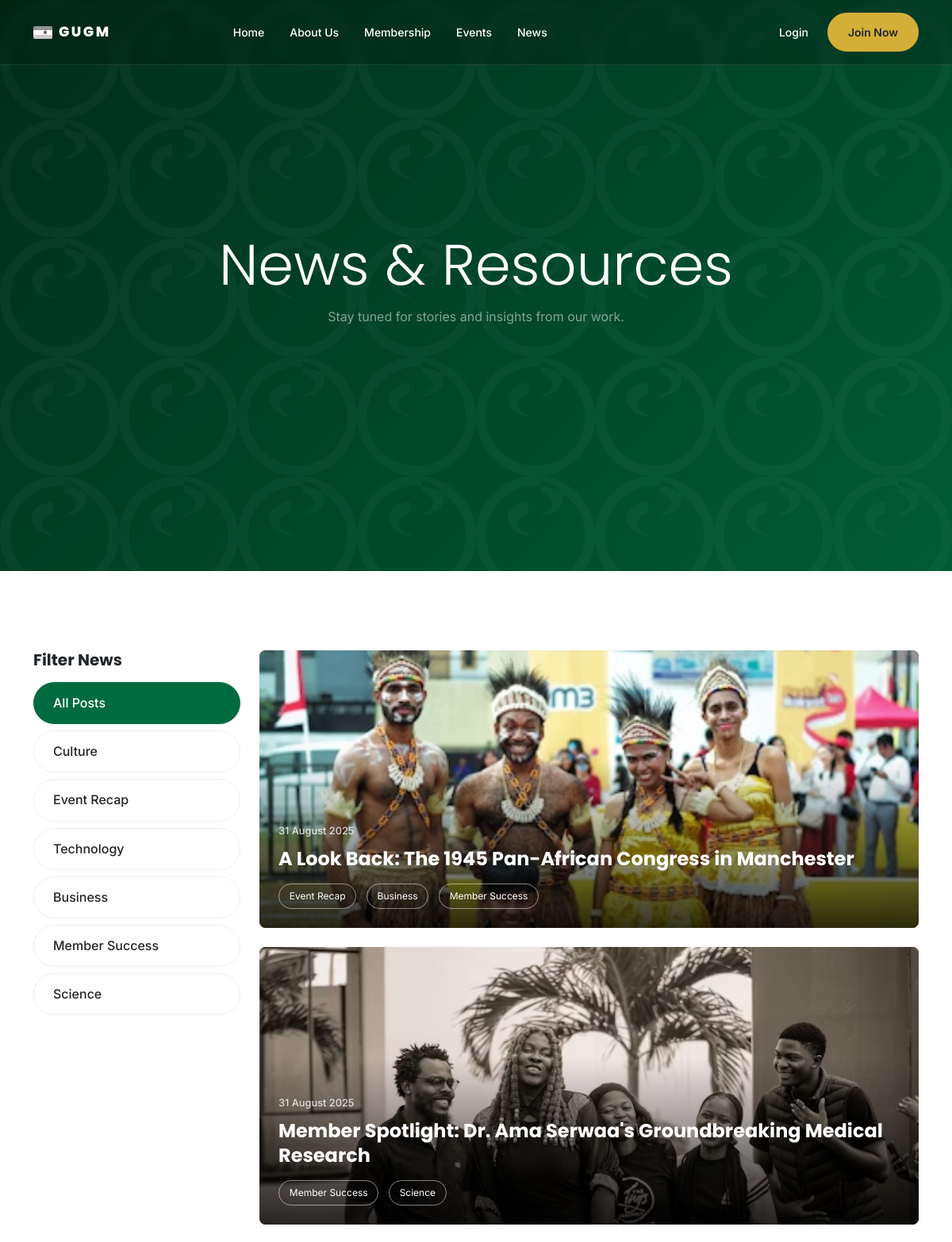
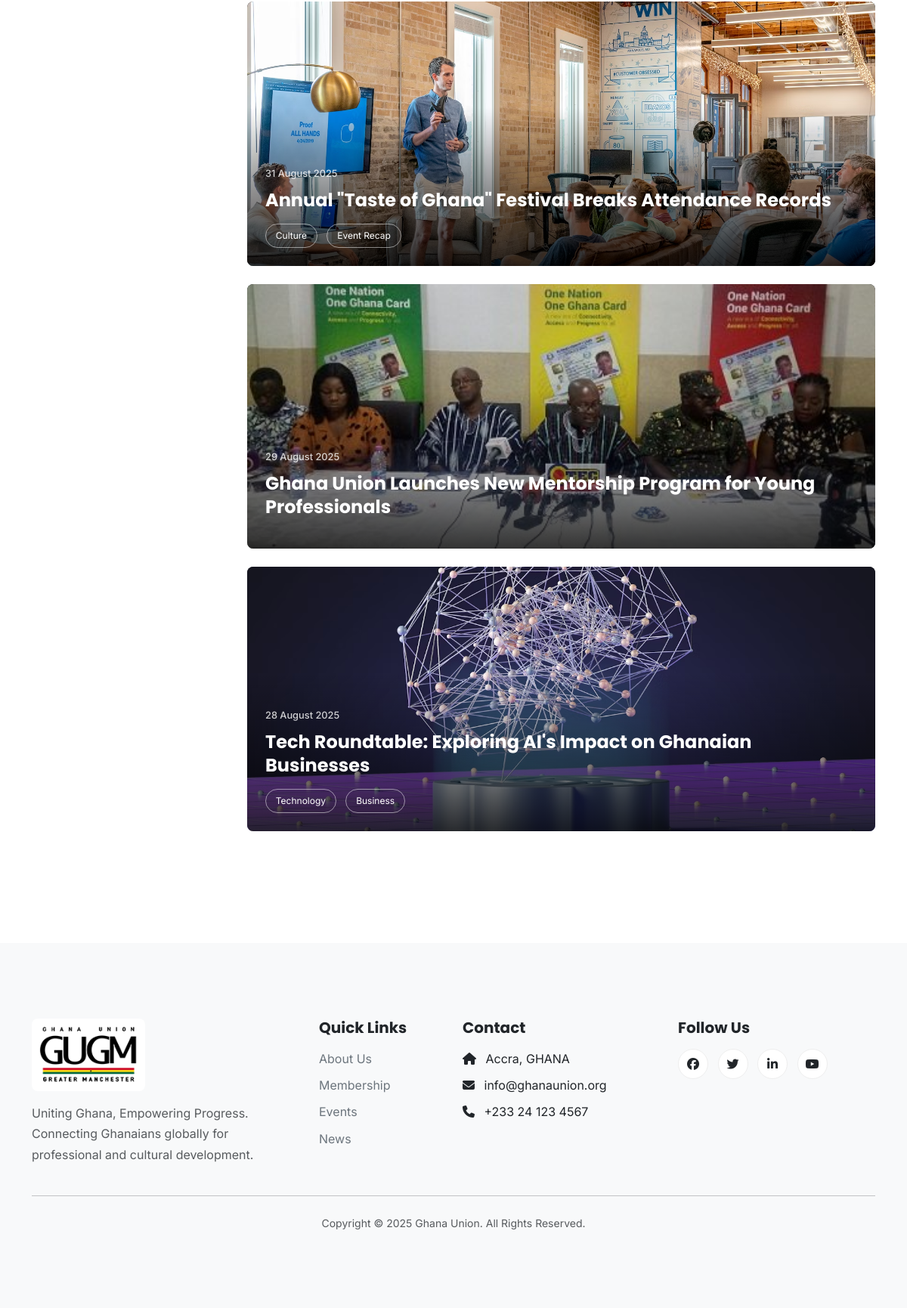
Page /news/ on the committed database (2 pictures, top to bottom).
### apps/news/models.py (models this page shows, shortened)
class Tag(models.Model):
    name = models.CharField(max_length=50, unique=True)

class NewsPost(models.Model):
    title = models.CharField(max_length=200)
    content = models.TextField()
    featured_image = models.ImageField(upload_to='news_images/', help_text="Image should be 1200x800 pixels.")
    author = models.ForeignKey(
        settings.AUTH_USER_MODEL,
        on_delete=models.SET_NULL,
        null=True
    )
    published_date = models.DateTimeField()
    is_featured = models.BooleanField(default=False, help_text="Featured posts may appear on the homepage.")
    tags = models.ManyToManyField(Tag, blank=True)
    created_at = models.DateTimeField(auto_now_add=True)
    updated_at = models.DateTimeField(auto_now=True)
    class Meta:
        ordering = ['-published_date']

### apps/news/views.py (the view)
# urls.py: path('', views.NewsListView.as_view(), name='list'),
class NewsListView(ListView):
    model = NewsPost
    template_name = 'pages/news_list.html'
    context_object_name = 'posts'
    paginate_by = 6
    def get_queryset(self):
        queryset = NewsPost.objects.filter(published_date__lte=timezone.now()).order_by('-published_date')
        query = self.request.GET.get('q')
        if query:
            queryset = queryset.filter(
                Q(title__icontains=query) | Q(content__icontains=query)
            )
        tag_name = self.kwargs.get('tag_name')
        if tag_name:
            queryset = queryset.filter(tags__name__iexact=tag_name)
        return queryset
    def get_context_data(self, **kwargs):
        context = super().get_context_data(**kwargs)
        context['tags'] = Tag.objects.all()
        context['current_tag'] = self.kwargs.get('tag_name')
        context['search_query'] = self.request.GET.get('q', '')
        return context

### templates/pages/news_list.html (shortened to what this page needs)
{% extends 'base.html' %}
{% block content %}
<section class="visual-hero animated-gradient-hero">
    <div class="container h-100">
        <div class="row h-100 align-items-center justify-content-center">
            <div class="col-lg-8">
                <h1 class="display-2 text-white animate-hero">News & Resources</h1>
                <p class="lead-text text-white-50 animate-hero" style="animation-delay: 0.2s;">
                    Stay tuned for stories and insights from our work.
                </p>
            </div>
        </div>
    </div>
</section>
<section class="section-padding">
    <div class="container">
        <div class="row">
            <div class="col-lg-3">
                <div class="sticky-sidebar">
                    <h5 class="mb-3">Filter News</h5>
                    <div class="filter-tags">
                        <a href="{% url 'news:list' %}" class="filter-tag {% if not current_tag %}active{% endif %}">All Posts</a>
                        {% for tag in tags %}
                        <a href="{% url 'news:list_by_tag' tag.name %}" class="filter-tag {% if current_tag == tag.name %}active{% endif %}">{{ tag.name }}</a>
                        {% endfor %}
                    </div>
                </div>
            </div>
            <div class="col-lg-9">
                <div class="magazine-grid magazine-grid-full">
                    {% for post in posts %}
                    <a href="{% url 'news:detail' post.pk %}" class="magazine-card">
                        <img src="{{ post.featured_image.url }}" alt="{{ post.title }}" class="card-bg-image">
                        <div class="card-content">
                            <p class="card-date">{{ post.published_date|date:"d F Y" }}</p>
                            <h3 class="card-title">{{ post.title }}</h3>
                            <div class="card-tags">
                                {% for tag in post.tags.all %}
                                <span class="card-tag">{{ tag.name }}</span>
                                {% endfor %}
                            </div>
                        </div>
                    </a>
                    {% empty %}
                    <div class="alert alert-info grid-item-large"><p class="lead-text">No news posts found.</p></div>
                    {% endfor %}
                </div>
            </div>
        </div>
    </div>
</section>
{% endblock %}

### static/css/main.css (style rules this page uses)
:root { --ghana-gold: #D4AF37; --ghana-green: #006B3F; --ghana-red: #CE1126; --white: #ffffff; --gray-100: #f8f9fa; --charcoal: #212529; --gray-700: #6c757d; --primary: var(--ghana-gold); --secondary: var(--ghana-green); --success: var(--ghana-green); --danger: var(--ghana-red); --font-family-sans-serif: 'Inter', sans-serif; --font-family-headings: 'Poppins', sans-serif; --box-shadow-sm: 0 .125rem .25rem rgba(0, 0, 0, .075); --box-shadow: 0 .5rem 1rem rgba(0, 0, 0, .15); --border-radius: 0.5rem; }
body { font-family: var(--font-family-sans-serif); color: var(--charcoal); line-height: 1.7; }
h1, h2, h3, h4, h5, h6 { font-family: var(--font-family-headings); font-weight: 700; }
a { color: var(--secondary); text-decoration: none; transition: all 0.3s ease-in-out; }
.visual-hero { height: 90vh; min-height: 600px; display: flex; align-items: center; text-align: center; color: var(--white); }
.visual-hero h1 { font-weight: 300; line-height: 1.2; color: var(--white); }
.animated-gradient-hero { background-image: url('../images/adinkra-pattern.svg'), linear-gradient(-45deg, var(--ghana-red), var(--ghana-gold), var(--ghana-green), #002d1a); background-size: 150px, 400% 400%; background-repeat: repeat, no-repeat; animation: gradientAnimation 15s ease infinite; }
.section-padding { padding: 100px 0; }
.magazine-grid { display: grid; grid-template-columns: repeat(12, 1fr); gap: 1.5rem; }
.magazine-grid-full .magazine-card { grid-column: span 12; }
.magazine-card { position: relative; overflow: hidden; border-radius: var(--border-radius); background-color: var(--charcoal); color: var(--white); display: flex; flex-direction: column; justify-content: flex-end; min-height: 350px; transition: transform 0.3s ease-in-out; }
.magazine-card::before { content: ''; position: absolute; top: 0; left: 0; right: 0; bottom: 0; background: linear-gradient(to top, rgba(0,0,0,0.8) 0%, rgba(0,0,0,0) 60%); z-index: 1; }
.magazine-card .card-bg-image { position: absolute; top: 0; left: 0; width: 100%; height: 100%; object-fit: cover; z-index: 0; }
.magazine-card .card-content { position: relative; z-index: 2; padding: 1.5rem; }
.magazine-card .card-date { font-size: 0.8rem; font-weight: 500; margin-bottom: 0.5rem; opacity: 0.8; }
.magazine-card .card-title { font-size: 1.5rem; font-weight: 700; line-height: 1.3; color: var(--white); }
.magazine-card .card-tags { margin-top: 1rem; }
.magazine-card .card-tag { display: inline-block; font-size: 0.75rem; padding: 0.3rem 0.8rem; border: 1px solid rgba(255, 255, 255, 0.5); border-radius: 50px; margin-right: 0.5rem; color: var(--white); }
.sticky-sidebar { position: -webkit-sticky; position: sticky; top: 120px; }
.filter-tags .filter-tag { display: block; width: 100%; text-align: left; padding: 0.75rem 1.5rem; margin-bottom: 0.5rem; background-color: var(--white); border: 1px solid #eee; border-radius: 50px; color: var(--charcoal); font-weight: 500; }
.filter-tags .filter-tag:hover, .filter-tags .filter-tag.active { background-color: var(--secondary); border-color: var(--secondary); color: var(--white); }
.animate-hero { opacity: 0; animation: fadeInUp 0.8s ease-out forwards; }
.animate-hero:nth-child(1) { animation-delay: 0.2s; }
.animate-hero:nth-child(2) { animation-delay: 0.4s; }

### rows in the picture
Tag: name "Culture"
Tag: name "Event Recap"
Tag: name "Technology"
Tag: name "Business"
Tag: name "Member Success"
Tag: name "Science"
NewsPost: featured_image (picture), published_date "31 August 2025", title "A Look Back: The 1945 Pan-African Congress in Manchester"
NewsPost: featured_image (picture), published_date "31 August 2025", title "Member Spotlight: Dr. Ama Serwaa's Groundbreaking Medical Research"
NewsPost: featured_image (picture), published_date "31 August 2025", title "Annual \"Taste of Ghana\" Festival Breaks Attendance Records"
NewsPost: featured_image (picture), published_date "29 August 2025", title "Ghana Union Launches New Mentorship Program for Young Professionals"
NewsPost: featured_image (picture), published_date "28 August 2025", title "Tech Roundtable: Exploring AI's Impact on Ghanaian Businesses"
